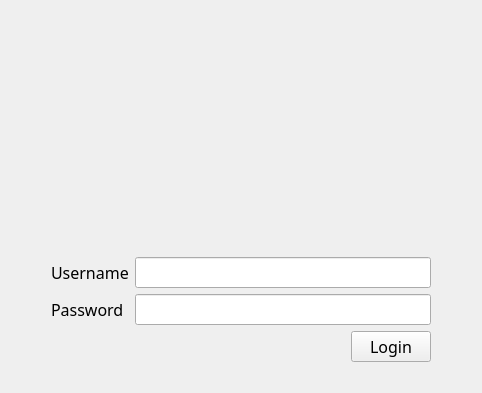
      <widget class="QWidget" name="page_0_login">
       <layout class="QHBoxLayout" name="horizontalLayout_36">
        <item>
         <layout class="QVBoxLayout" name="verticalLayout_16">
          <item>
           <layout class="QHBoxLayout" name="horizontalLayout_18">
            <item>
             <spacer name="horizontalSpacer_14">
              <property name="orientation">
               <enum>Qt::Horizontal</enum>
              </property>
              <property name="sizeType">
               <enum>QSizePolicy::Fixed</enum>
              </property>
              <property name="sizeHint" stdset="0">
               <size>
                <width>40</width>
                <height>20</height>
               </size>
              </property>
             </spacer>
            </item>
            <item>
             <layout class="QVBoxLayout" name="verticalLayout_17">
              <item>
               <widget class="QLabel" name="label_7">
                <property name="sizePolicy">
                 <sizepolicy hsizetype="Preferred" vsizetype="Preferred">
                  <horstretch>0</horstretch>
                  <verstretch>0</verstretch>
                 </sizepolicy>
                </property>
                <property name="minimumSize">
                 <size>
                  <width>200</width>
                  <height>200</height>
                 </size>
                </property>
                <property name="font">
                 <font>
                  <bold>true</bold>
                 </font>
                </property>
                <property name="text">
                 <string/>
                </property>
               </widget>
              </item>
              <item>
               <spacer name="verticalSpacer_15">
                <property name="orientation">
                 <enum>Qt::Vertical</enum>
                </property>
                <property name="sizeHint" stdset="0">
                 <size>
                  <width>20</width>
                  <height>40</height>
                 </size>
                </property>
               </spacer>
              </item>
              <item>
               <layout class="QHBoxLayout" name="horizontalLayout_19">
                <item>
                 <layout class="QVBoxLayout" name="verticalLayout_18">
                  <item>
                   <widget class="QLabel" name="label_8">
                    <property name="font">
                     <font>
                      <family>AirArabia</family>
                      <pointsize>12</pointsize>
                      <italic>false</italic>
                      <bold>false</bold>
                     </font>
                    </property>
                    <property name="styleSheet">
                     <string notr="true">font: 12pt &quot;AirArabia&quot;;</string>
                    </property>
                    <property name="text">
                     <string>Username</string>
                    </property>
                   </widget>
                  </item>
                  <item>
                   <widget class="QLabel" name="label_9">
                    <property name="font">
                     <font>
                      <family>AirArabia</family>
                      <pointsize>12</pointsize>
                      <italic>false</italic>
                      <bold>false</bold>
                     </font>
                    </property>
                    <property name="styleSheet">
                     <string notr="true">font: 12pt &quot;AirArabia&quot;;</string>
                    </property>
                    <property name="text">
                     <string>Password</string>
                    </property>
                   </widget>
                  </item>
                 </layout>
                </item>
                <item>
                 <layout class="QGridLayout" name="gridLayout_4">
                  <item row="2" column="0">
                   <widget class="QLineEdit" name="lineEdit_username">
                    <property name="font">
                     <font>
                      <family>AirArabia</family>
                      <pointsize>12</pointsize>
                      <italic>false</italic>
                      <bold>false</bold>
                     </font>
                    </property>
                    <property name="styleSheet">
                     <string notr="true">font: 12pt &quot;AirArabia&quot;;</string>
                    </property>
                   </widget>
                  </item>
                  <item row="3" column="0">
                   <widget class="QLineEdit" name="lineEdit_password">
                    <property name="font">
                     <font>
                      <family>AirArabia</family>
                      <pointsize>12</pointsize>
                      <italic>false</italic>
                      <bold>false</bold>
                     </font>
                    </property>
                    <property name="styleSheet">
                     <string notr="true">font: 12pt &quot;AirArabia&quot;;</string>
                    </property>
                    <property name="echoMode">
                     <enum>QLineEdit::Password</enum>
                    </property>
                   </widget>
                  </item>
                 </layout>
                </item>
               </layout>
              </item>
              <item>
               <layout class="QHBoxLayout" name="horizontalLayout_20">
                <item>
                 <spacer name="horizontalSpacer_15">
                  <property name="orientation">
                   <enum>Qt::Horizontal</enum>
                  </property>
                  <property name="sizeType">
                   <enum>QSizePolicy::Fixed</enum>
                  </property>
                  <property name="sizeHint" stdset="0">
                   <size>
                    <width>300</width>
                    <height>20</height>
                   </size>
                  </property>
                 </spacer>
                </item>
                <item>
                 <widget class="QPushButton" name="pushButton_3">
                  <property name="font">
                   <font>
                    <family>AirArabia</family>
                    <pointsize>12</pointsize>
                    <italic>false</italic>
                    <bold>false</bold>
                   </font>
                  </property>
                  <property name="styleSheet">
                   <string notr="true">font: 12pt &quot;AirArabia&quot;;</string>
                  </property>
                  <property name="text">
                   <string>Login</string>
                  </property>
                 </widget>
                </item>
               </layout>
              </item>
              <item>
               <spacer name="verticalSpacer_9">
                <property name="orientation">
                 <enum>Qt::Vertical</enum>
                </property>
                <property name="sizeType">
                 <enum>QSizePolicy::Fixed</enum>
                </property>
                <property name="sizeHint" stdset="0">
                 <size>
                  <width>20</width>
                  <height>20</height>
                 </size>
                </property>
               </spacer>
              </item>
             </layout>
            </item>
            <item>
             <spacer name="horizontalSpacer_16">
              <property name="orientation">
               <enum>Qt::Horizontal</enum>
              </property>
              <property name="sizeType">
               <enum>QSizePolicy::Fixed</enum>
              </property>
              <property name="sizeHint" stdset="0">
               <size>
                <width>40</width>
                <height>20</height>
               </size>
              </property>
             </spacer>
            </item>
           </layout>
          </item>
         </layout>
        </item>
       </layout>
      </widget>
